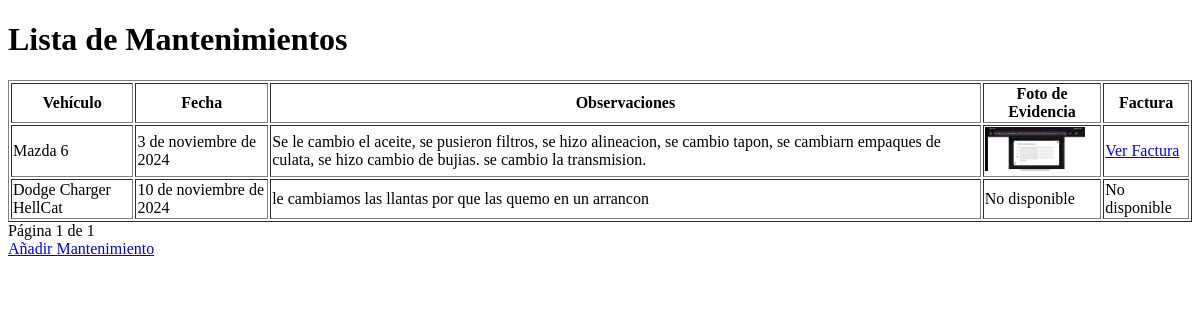
The page /mantenimientos/ on the database as committed earlier.
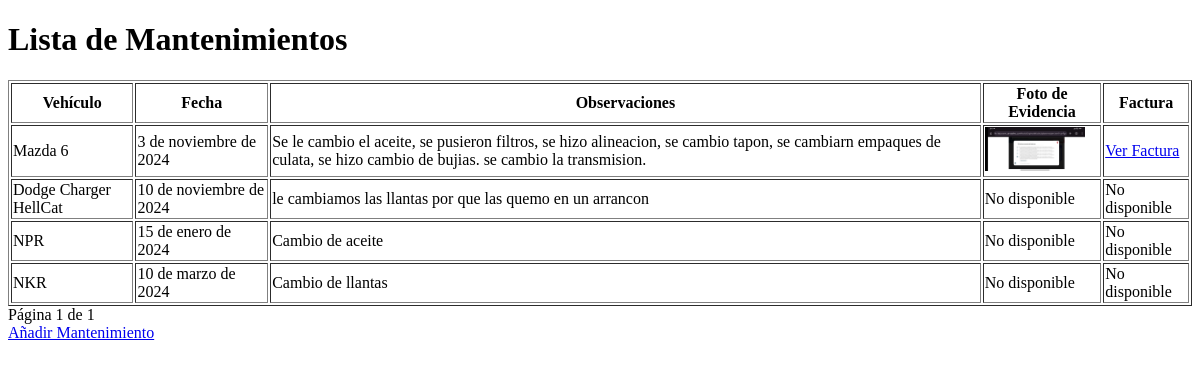
The same page on the database as committed later.
### vehiculos/models.py (models this page shows, shortened)
class Mantenimiento(models.Model):
    vehiculo = models.ForeignKey('Vehiculo', on_delete=models.CASCADE, related_name='mantenimientos')
    fecha = models.DateField()
    observaciones = models.TextField()
    evidencia_fotografica = models.ImageField(upload_to=ruta_evidencias, blank=True, null=True)
    miniatura = models.ImageField(upload_to='miniaturas/', blank=True, null=True)
    factura = models.FileField(upload_to=ruta_facturas, blank=True, null=True)

class Vehiculo(models.Model):
    nombre = models.CharField(max_length=100)
    tipo = models.CharField(max_length=50)
    año = models.PositiveIntegerField(null=True, blank=True)
    talleres = models.ManyToManyField('Taller', related_name='vehiculos', blank=True)

### vehiculos/views.py (the view)
# urls.py: path('mantenimientos/', views.listar_mantenimientos, name='lista_mantenimientos'),
def listar_mantenimientos(request):
    mantenimientos = Mantenimiento.objects.all()
    paginator = Paginator(mantenimientos, 10)
    page_number = request.GET.get('page')
    page_obj = paginator.get_page(page_number)
    return render(request, 'vehiculos/lista_mantenimientos.html', {'page_obj': page_obj})

### vehiculos/templates/vehiculos/lista_mantenimientos.html (shortened to what this page needs)
<!DOCTYPE html>
<html lang="es">
<head>
</head>
<body>
    <h1>Lista de Mantenimientos</h1>
    <table border="1">
        <thead>
            <tr>
                <th>Vehículo</th>
                <th>Fecha</th>
                <th>Observaciones</th>
                <th>Foto de Evidencia</th>
                <th>Factura</th>
            </tr>
        </thead>
        <tbody>
            {% for mantenimiento in page_obj %}
                <tr>
                    <td>{{ mantenimiento.vehiculo.nombre }}</td>
                    <td>{{ mantenimiento.fecha }}</td>
                    <td>{{ mantenimiento.observaciones }}</td>
                    <td>
                        {% if mantenimiento.evidencia_fotografica %}
                            <img src="{{ mantenimiento.evidencia_fotografica.url }}" alt="Evidencia" width="100">
                        {% else %}
                            No disponible
                        {% endif %}
                    </td>
                    <td>
                        {% if mantenimiento.factura %}
                            <a href="{{ mantenimiento.factura.url }}">Ver Factura</a>
                        {% else %}
                            No disponible
                        {% endif %}
                    </td>
                </tr>
            {% endfor %}
        </tbody>
    </table>
    <div>
        Página {{ page_obj.number }} de {{ page_obj.paginator.num_pages }}
    </div>
    <a href="{% url 'crear_mantenimiento' %}">Añadir Mantenimiento</a>
</body>
</html>

Rows that differ between the two databases and show on the page:
added Mantenimiento: vehiculo.nombre "NPR", fecha "15 de enero de 2024", observaciones "Cambio de aceite", evidencia_fotografica "No disponible", factura "No disponible"
added Mantenimiento: vehiculo.nombre "NKR", fecha "10 de marzo de 2024", observaciones "Cambio de llantas", evidencia_fotografica "No disponible", factura "No disponible"
